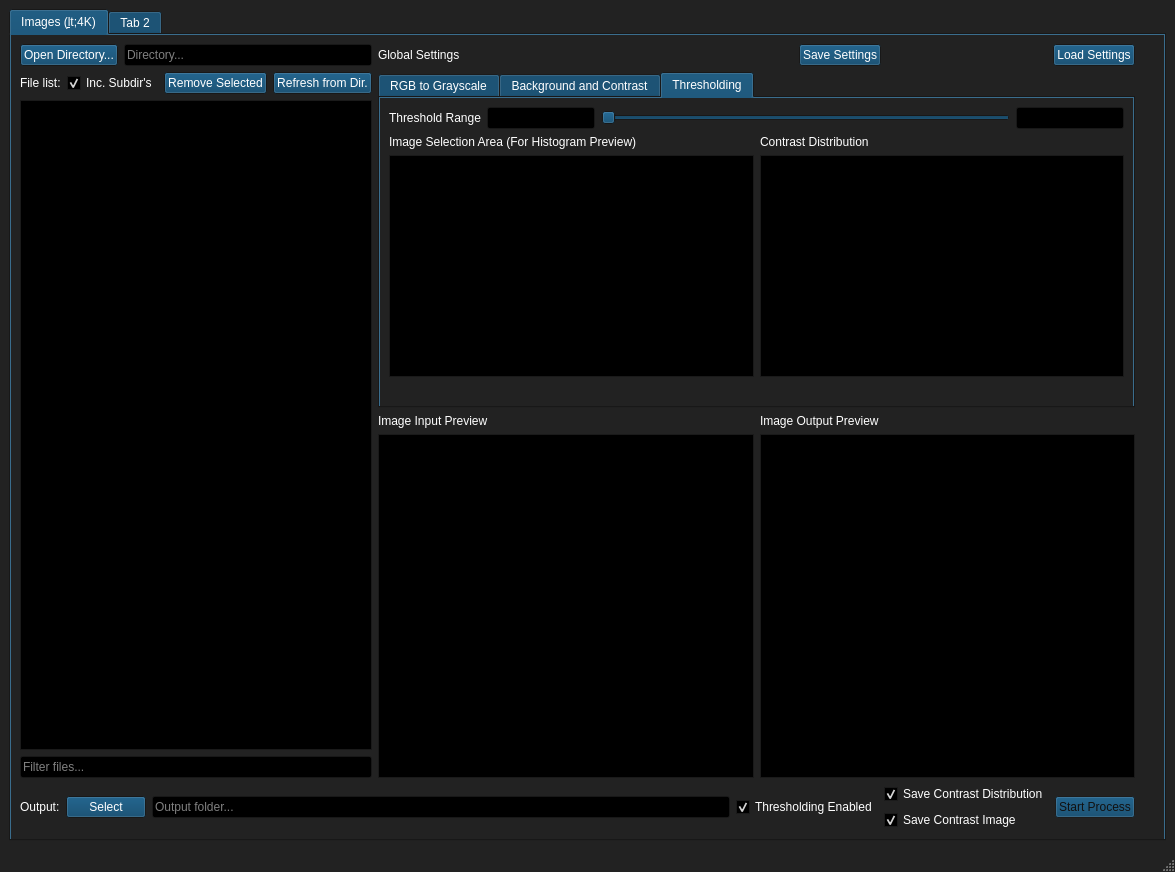
<?xml version="1.0" encoding="UTF-8"?>
<ui version="4.0">
 <class>MainWindow</class>
 <widget class="QMainWindow" name="MainWindow">
  <property name="geometry">
   <rect>
    <x>0</x>
    <y>0</y>
    <width>1175</width>
    <height>872</height>
   </rect>
  </property>
  <property name="palette">
   <palette>
    <active>
     <colorrole role="WindowText">
      <brush brushstyle="SolidPattern">
       <color alpha="255">
        <red>255</red>
        <green>255</green>
        <blue>255</blue>
       </color>
      </brush>
     </colorrole>
     <colorrole role="Button">
      <brush brushstyle="SolidPattern">
       <color alpha="255">
        <red>0</red>
        <green>61</green>
        <blue>99</blue>
       </color>
      </brush>
     </colorrole>
     <colorrole role="Light">
      <brush brushstyle="SolidPattern">
       <color alpha="255">
        <red>51</red>
        <green>51</green>
        <blue>51</blue>
       </color>
      </brush>
     </colorrole>
     <colorrole role="Midlight">
      <brush brushstyle="SolidPattern">
       <color alpha="255">
        <red>42</red>
        <green>42</green>
        <blue>42</blue>
       </color>
      </brush>
     </colorrole>
     <colorrole role="Dark">
      <brush brushstyle="SolidPattern">
       <color alpha="255">
        <red>17</red>
        <green>17</green>
        <blue>17</blue>
       </color>
      </brush>
     </colorrole>
     <colorrole role="Mid">
      <brush brushstyle="SolidPattern">
       <color alpha="255">
        <red>22</red>
        <green>22</green>
        <blue>22</blue>
       </color>
      </brush>
     </colorrole>
     <colorrole role="Text">
      <brush brushstyle="SolidPattern">
       <color alpha="255">
        <red>255</red>
        <green>255</green>
        <blue>255</blue>
       </color>
      </brush>
     </colorrole>
     <colorrole role="BrightText">
      <brush brushstyle="SolidPattern">
       <color alpha="255">
        <red>255</red>
        <green>255</green>
        <blue>255</blue>
       </color>
      </brush>
     </colorrole>
     <colorrole role="ButtonText">
      <brush brushstyle="SolidPattern">
       <color alpha="255">
        <red>255</red>
        <green>255</green>
        <blue>255</blue>
       </color>
      </brush>
     </colorrole>
     <colorrole role="Base">
      <brush brushstyle="SolidPattern">
       <color alpha="255">
        <red>0</red>
        <green>0</green>
        <blue>0</blue>
       </color>
      </brush>
     </colorrole>
     <colorrole role="Window">
      <brush brushstyle="SolidPattern">
       <color alpha="255">
        <red>34</red>
        <green>34</green>
        <blue>34</blue>
       </color>
      </brush>
     </colorrole>
     <colorrole role="Shadow">
      <brush brushstyle="SolidPattern">
       <color alpha="255">
        <red>0</red>
        <green>0</green>
        <blue>0</blue>
       </color>
      </brush>
     </colorrole>
     <colorrole role="AlternateBase">
      <brush brushstyle="SolidPattern">
       <color alpha="255">
        <red>17</red>
        <green>17</green>
        <blue>17</blue>
       </color>
      </brush>
     </colorrole>
     <colorrole role="ToolTipBase">
      <brush brushstyle="SolidPattern">
       <color alpha="255">
        <red>255</red>
        <green>255</green>
        <blue>220</blue>
       </color>
      </brush>
     </colorrole>
     <colorrole role="ToolTipText">
      <brush brushstyle="SolidPattern">
       <color alpha="255">
        <red>0</red>
        <green>0</green>
        <blue>0</blue>
       </color>
      </brush>
     </colorrole>
    </active>
    <inactive>
     <colorrole role="WindowText">
      <brush brushstyle="SolidPattern">
       <color alpha="255">
        <red>255</red>
        <green>255</green>
        <blue>255</blue>
       </color>
      </brush>
     </colorrole>
     <colorrole role="Button">
      <brush brushstyle="SolidPattern">
       <color alpha="255">
        <red>0</red>
        <green>61</green>
        <blue>99</blue>
       </color>
      </brush>
     </colorrole>
     <colorrole role="Light">
      <brush brushstyle="SolidPattern">
       <color alpha="255">
        <red>51</red>
        <green>51</green>
        <blue>51</blue>
       </color>
      </brush>
     </colorrole>
     <colorrole role="Midlight">
      <brush brushstyle="SolidPattern">
       <color alpha="255">
        <red>42</red>
        <green>42</green>
        <blue>42</blue>
       </color>
      </brush>
     </colorrole>
     <colorrole role="Dark">
      <brush brushstyle="SolidPattern">
       <color alpha="255">
        <red>17</red>
        <green>17</green>
        <blue>17</blue>
       </color>
      </brush>
     </colorrole>
     <colorrole role="Mid">
      <brush brushstyle="SolidPattern">
       <color alpha="255">
        <red>22</red>
        <green>22</green>
        <blue>22</blue>
       </color>
      </brush>
     </colorrole>
     <colorrole role="Text">
      <brush brushstyle="SolidPattern">
       <color alpha="255">
        <red>255</red>
        <green>255</green>
        <blue>255</blue>
       </color>
      </brush>
     </colorrole>
     <colorrole role="BrightText">
      <brush brushstyle="SolidPattern">
       <color alpha="255">
        <red>255</red>
        <green>255</green>
        <blue>255</blue>
       </color>
      </brush>
     </colorrole>
     <colorrole role="ButtonText">
      <brush brushstyle="SolidPattern">
       <color alpha="255">
        <red>255</red>
        <green>255</green>
        <blue>255</blue>
       </color>
      </brush>
     </colorrole>
     <colorrole role="Base">
      <brush brushstyle="SolidPattern">
       <color alpha="255">
        <red>0</red>
        <green>0</green>
        <blue>0</blue>
       </color>
      </brush>
     </colorrole>
     <colorrole role="Window">
      <brush brushstyle="SolidPattern">
       <color alpha="255">
        <red>34</red>
        <green>34</green>
        <blue>34</blue>
       </color>
      </brush>
     </colorrole>
     <colorrole role="Shadow">
      <brush brushstyle="SolidPattern">
       <color alpha="255">
        <red>0</red>
        <green>0</green>
        <blue>0</blue>
       </color>
      </brush>
     </colorrole>
     <colorrole role="AlternateBase">
      <brush brushstyle="SolidPattern">
       <color alpha="255">
        <red>17</red>
        <green>17</green>
        <blue>17</blue>
       </color>
      </brush>
     </colorrole>
     <colorrole role="ToolTipBase">
      <brush brushstyle="SolidPattern">
       <color alpha="255">
        <red>255</red>
        <green>255</green>
        <blue>220</blue>
       </color>
      </brush>
     </colorrole>
     <colorrole role="ToolTipText">
      <brush brushstyle="SolidPattern">
       <color alpha="255">
        <red>0</red>
        <green>0</green>
        <blue>0</blue>
       </color>
      </brush>
     </colorrole>
    </inactive>
    <disabled>
     <colorrole role="WindowText">
      <brush brushstyle="SolidPattern">
       <color alpha="255">
        <red>17</red>
        <green>17</green>
        <blue>17</blue>
       </color>
      </brush>
     </colorrole>
     <colorrole role="Button">
      <brush brushstyle="SolidPattern">
       <color alpha="255">
        <red>0</red>
        <green>61</green>
        <blue>99</blue>
       </color>
      </brush>
     </colorrole>
     <colorrole role="Light">
      <brush brushstyle="SolidPattern">
       <color alpha="255">
        <red>51</red>
        <green>51</green>
        <blue>51</blue>
       </color>
      </brush>
     </colorrole>
     <colorrole role="Midlight">
      <brush brushstyle="SolidPattern">
       <color alpha="255">
        <red>42</red>
        <green>42</green>
        <blue>42</blue>
       </color>
      </brush>
     </colorrole>
     <colorrole role="Dark">
      <brush brushstyle="SolidPattern">
       <color alpha="255">
        <red>17</red>
        <green>17</green>
        <blue>17</blue>
       </color>
      </brush>
     </colorrole>
     <colorrole role="Mid">
      <brush brushstyle="SolidPattern">
       <color alpha="255">
        <red>22</red>
        <green>22</green>
        <blue>22</blue>
       </color>
      </brush>
     </colorrole>
     <colorrole role="Text">
      <brush brushstyle="SolidPattern">
       <color alpha="255">
        <red>17</red>
        <green>17</green>
        <blue>17</blue>
       </color>
      </brush>
     </colorrole>
     <colorrole role="BrightText">
      <brush brushstyle="SolidPattern">
       <color alpha="255">
        <red>255</red>
        <green>255</green>
        <blue>255</blue>
       </color>
      </brush>
     </colorrole>
     <colorrole role="ButtonText">
      <brush brushstyle="SolidPattern">
       <color alpha="255">
        <red>17</red>
        <green>17</green>
        <blue>17</blue>
       </color>
      </brush>
     </colorrole>
     <colorrole role="Base">
      <brush brushstyle="SolidPattern">
       <color alpha="255">
        <red>34</red>
        <green>34</green>
        <blue>34</blue>
       </color>
      </brush>
     </colorrole>
     <colorrole role="Window">
      <brush brushstyle="SolidPattern">
       <color alpha="255">
        <red>34</red>
        <green>34</green>
        <blue>34</blue>
       </color>
      </brush>
     </colorrole>
     <colorrole role="Shadow">
      <brush brushstyle="SolidPattern">
       <color alpha="255">
        <red>0</red>
        <green>0</green>
        <blue>0</blue>
       </color>
      </brush>
     </colorrole>
     <colorrole role="AlternateBase">
      <brush brushstyle="SolidPattern">
       <color alpha="255">
        <red>34</red>
        <green>34</green>
        <blue>34</blue>
       </color>
      </brush>
     </colorrole>
     <colorrole role="ToolTipBase">
      <brush brushstyle="SolidPattern">
       <color alpha="255">
        <red>255</red>
        <green>255</green>
        <blue>220</blue>
       </color>
      </brush>
     </colorrole>
     <colorrole role="ToolTipText">
      <brush brushstyle="SolidPattern">
       <color alpha="255">
        <red>0</red>
        <green>0</green>
        <blue>0</blue>
       </color>
      </brush>
     </colorrole>
    </disabled>
   </palette>
  </property>
  <property name="windowTitle">
   <string>MainWindow</string>
  </property>
  <widget class="QWidget" name="centralwidget">
   <layout class="QVBoxLayout" name="verticalLayout_3">
    <item>
     <widget class="QTabWidget" name="tabWidget">
      <property name="autoFillBackground">
       <bool>true</bool>
      </property>
      <property name="currentIndex">
       <number>0</number>
      </property>
      <widget class="QWidget" name="Image4K_Tab">
       <property name="autoFillBackground">
        <bool>true</bool>
       </property>
       <attribute name="title">
        <string>Images (&lt;4K)</string>
       </attribute>
       <layout class="QHBoxLayout" name="horizontalLayout">
        <item>
         <layout class="QVBoxLayout" name="verticalLayout_14" stretch="0,0">
          <item>
           <layout class="QHBoxLayout" name="processing_hlayout" stretch="3,9">
            <property name="sizeConstraint">
             <enum>QLayout::SetDefaultConstraint</enum>
            </property>
            <item>
             <layout class="QVBoxLayout" name="verticalLayout" stretch="0">
              <property name="spacing">
               <number>6</number>
              </property>
              <property name="sizeConstraint">
               <enum>QLayout::SetDefaultConstraint</enum>
              </property>
              <item>
               <layout class="QVBoxLayout" name="verticalLayout_2">
                <item>
                 <layout class="QHBoxLayout" name="input_dir_hlayout">
                  <item>
                   <widget class="QPushButton" name="input_dir_select_btn">
                    <property name="text">
                     <string>Open Directory...</string>
                    </property>
                   </widget>
                  </item>
                  <item>
                   <widget class="QLineEdit" name="input_dir_display">
                    <property name="readOnly">
                     <bool>true</bool>
                    </property>
                    <property name="placeholderText">
                     <string>Directory...</string>
                    </property>
                   </widget>
                  </item>
                 </layout>
                </item>
                <item>
                 <layout class="QHBoxLayout" name="file_management_hlayout">
                  <item>
                   <widget class="QLabel" name="file_list_label">
                    <property name="text">
                     <string>File list:</string>
                    </property>
                   </widget>
                  </item>
                  <item>
                   <layout class="QHBoxLayout" name="file_manage_btns_hlayout">
                    <item>
                     <widget class="QCheckBox" name="walk_subdirs">
                      <property name="text">
                       <string>Inc. Subdir's</string>
                      </property>
                      <property name="checked">
                       <bool>true</bool>
                      </property>
                     </widget>
                    </item>
                    <item>
                     <widget class="QPushButton" name="remove_files_btn">
                      <property name="text">
                       <string>Remove Selected</string>
                      </property>
                     </widget>
                    </item>
                    <item>
                     <widget class="QPushButton" name="refresh_files_btn">
                      <property name="text">
                       <string>Refresh from Dir.</string>
                      </property>
                     </widget>
                    </item>
                   </layout>
                  </item>
                 </layout>
                </item>
                <item>
                 <widget class="QTableView" name="file_tableView"/>
                </item>
                <item>
                 <widget class="QLineEdit" name="file_filter_text">
                  <property name="text">
                   <string/>
                  </property>
                  <property name="placeholderText">
                   <string>Filter files...</string>
                  </property>
                 </widget>
                </item>
               </layout>
              </item>
             </layout>
            </item>
            <item>
             <layout class="QVBoxLayout" name="image_vlayout" stretch="0,0">
              <property name="spacing">
               <number>6</number>
              </property>
              <item>
               <layout class="QVBoxLayout" name="image_settings_vlayout">
                <item>
                 <layout class="QHBoxLayout" name="img_settings_title_hlayout">
                  <item alignment="Qt::AlignLeft">
                   <widget class="QLabel" name="label_4">
                    <property name="text">
                     <string>Global Settings</string>
                    </property>
                   </widget>
                  </item>
                  <item alignment="Qt::AlignRight">
                   <widget class="QPushButton" name="img_settings_save_btn">
                    <property name="text">
                     <string>Save Settings</string>
                    </property>
                   </widget>
                  </item>
                  <item alignment="Qt::AlignRight">
                   <widget class="QPushButton" name="img_settings_load_btn">
                    <property name="text">
                     <string>Load Settings</string>
                    </property>
                   </widget>
                  </item>
                 </layout>
                </item>
                <item>
                 <widget class="QTabWidget" name="img_settings_tabWidget">
                  <property name="autoFillBackground">
                   <bool>true</bool>
                  </property>
                  <property name="currentIndex">
                   <number>2</number>
                  </property>
                  <widget class="QWidget" name="rgb_tab">
                   <property name="autoFillBackground">
                    <bool>true</bool>
                   </property>
                   <attribute name="title">
                    <string>RGB to Grayscale</string>
                   </attribute>
                   <layout class="QVBoxLayout" name="verticalLayout_6">
                    <item>
                     <layout class="QHBoxLayout" name="hlayout_2">
                      <item>
                       <layout class="QHBoxLayout" name="hlayout_3">
                        <item>
                         <layout class="QVBoxLayout" name="vlayout">
                          <item>
                           <widget class="QLabel" name="label_6">
                            <property name="text">
                             <string>Red</string>
                            </property>
                           </widget>
                          </item>
                          <item>
                           <widget class="QSlider" name="grayscale_slider_r">
                            <property name="maximum">
                             <number>255</number>
                            </property>
                            <property name="value">
                             <number>255</number>
                            </property>
                            <property name="sliderPosition">
                             <number>255</number>
                            </property>
                            <property name="orientation">
                             <enum>Qt::Vertical</enum>
                            </property>
                           </widget>
                          </item>
                         </layout>
                        </item>
                        <item>
                         <layout class="QVBoxLayout" name="verticalLayout_9">
                          <item>
                           <widget class="QLabel" name="label_8">
                            <property name="text">
                             <string>Green</string>
                            </property>
                           </widget>
                          </item>
                          <item>
                           <widget class="QSlider" name="grayscale_slider_g">
                            <property name="maximum">
                             <number>255</number>
                            </property>
                            <property name="value">
                             <number>255</number>
                            </property>
                            <property name="sliderPosition">
                             <number>255</number>
                            </property>
                            <property name="orientation">
                             <enum>Qt::Vertical</enum>
                            </property>
                           </widget>
                          </item>
                         </layout>
                        </item>
                        <item>
                         <layout class="QVBoxLayout" name="verticalLayout_8">
                          <item>
                           <widget class="QLabel" name="label_7">
                            <property name="text">
                             <string>Blue</string>
                            </property>
                           </widget>
                          </item>
                          <item>
                           <widget class="QSlider" name="grayscale_slider_b">
                            <property name="maximum">
                             <number>255</number>
                            </property>
                            <property name="value">
                             <number>255</number>
                            </property>
                            <property name="sliderPosition">
                             <number>255</number>
                            </property>
                            <property name="orientation">
                             <enum>Qt::Vertical</enum>
                            </property>
                           </widget>
                          </item>
                         </layout>
                        </item>
                       </layout>
                      </item>
                      <item>
                       <layout class="QVBoxLayout" name="grayscale_vlayout">
                        <item>
                         <widget class="QLabel" name="label_9">
                          <property name="text">
                           <string>Grayscale Image:</string>
                          </property>
                         </widget>
                        </item>
                        <item>
                         <widget class="QGraphicsView" name="grayscale_img_preview"/>
                        </item>
                       </layout>
                      </item>
                     </layout>
                    </item>
                   </layout>
                  </widget>
                  <widget class="QWidget" name="background_tab">
                   <property name="autoFillBackground">
                    <bool>true</bool>
                   </property>
                   <attribute name="title">
                    <string>Background and Contrast</string>
                   </attribute>
                   <layout class="QVBoxLayout" name="verticalLayout_7">
                    <item>
                     <layout class="QHBoxLayout" name="hlayout" stretch="1,3">
                      <item>
                       <layout class="QVBoxLayout" name="verticalLayout_15" stretch="4,1">
                        <item>
                         <widget class="QGroupBox" name="groupBox">
                          <property name="title">
                           <string>Select Background:</string>
                          </property>
                          <widget class="QWidget" name="layoutWidget">
                           <property name="geometry">
                            <rect>
                             <x>0</x>
                             <y>20</y>
                             <width>160</width>
                             <height>181</height>
                            </rect>
                           </property>
                           <layout class="QVBoxLayout" name="verticalLayout_4">
                            <item>
                             <widget class="QRadioButton" name="bkgnd_rb_mode">
                              <property name="text">
                               <string>Mode</string>
                              </property>
                              <property name="checked">
                               <bool>false</bool>
                              </property>
                             </widget>
                            </item>
                            <item>
                             <widget class="QRadioButton" name="bkgnd_rb_median">
                              <property name="text">
                               <string>Median</string>
                              </property>
                              <property name="checked">
                               <bool>true</bool>
                              </property>
                             </widget>
                            </item>
                            <item>
                             <widget class="QRadioButton" name="bkgnd_rb_mean">
                              <property name="text">
                               <string>Mean</string>
                              </property>
                             </widget>
                            </item>
                            <item>
                             <layout class="QVBoxLayout" name="verticalLayout_17">
                              <item>
                               <widget class="QRadioButton" name="bkgnd_rb_rgb">
                                <property name="text">
                                 <string>Custom RGB</string>
                                </property>
                               </widget>
                              </item>
                              <item>
                               <layout class="QVBoxLayout" name="verticalLayout_16">
                                <item>
                                 <layout class="QHBoxLayout" name="horizontalLayout_16">
                                  <item>
                                   <widget class="QLabel" name="label_14">
                                    <property name="text">
                                     <string>rgb</string>
                                    </property>
                                   </widget>
                                  </item>
                                  <item>
                                   <widget class="QLineEdit" name="rgb_value_display">
                                    <property name="readOnly">
                                     <bool>true</bool>
                                    </property>
                                   </widget>
                                  </item>
                                 </layout>
                                </item>
                                <item>
                                 <widget class="QPushButton" name="rgb_colour_pick_btn">
                                  <property name="text">
                                   <string>Colour Picker</string>
                                  </property>
                                 </widget>
                                </item>
                               </layout>
                              </item>
                             </layout>
                            </item>
                            <item>
                             <spacer name="verticalSpacer_2">
                              <property name="orientation">
                               <enum>Qt::Vertical</enum>
                              </property>
                              <property name="sizeHint" stdset="0">
                               <size>
                                <width>20</width>
                                <height>40</height>
                               </size>
                              </property>
                             </spacer>
                            </item>
                           </layout>
                          </widget>
                         </widget>
                        </item>
                        <item>
                         <layout class="QVBoxLayout" name="verticalLayout_19" stretch="1,1">
                          <item>
                           <widget class="QLabel" name="label">
                            <property name="text">
                             <string>Colourmap:</string>
                            </property>
                           </widget>
                          </item>
                          <item>
                           <widget class="QComboBox" name="colormap_combo_box"/>
                          </item>
                         </layout>
                        </item>
                       </layout>
                      </item>
                      <item>
                       <layout class="QVBoxLayout" name="verticalLayout_18">
                        <item>
                         <widget class="QLabel" name="label_15">
                          <property name="text">
                           <string>Contrast Image Preview</string>
                          </property>
                         </widget>
                        </item>
                        <item>
                         <widget class="QGraphicsView" name="contrast_img_preview"/>
                        </item>
                       </layout>
                      </item>
                     </layout>
                    </item>
                   </layout>
                  </widget>
                  <widget class="QWidget" name="threshold_tab">
                   <property name="autoFillBackground">
                    <bool>true</bool>
                   </property>
                   <attribute name="title">
                    <string>Thresholding</string>
                   </attribute>
                   <layout class="QVBoxLayout" name="verticalLayout_10">
                    <item>
                     <layout class="QVBoxLayout" name="verticalLayout_12">
                      <item>
                       <layout class="QHBoxLayout" name="horizontalLayout_12" stretch="0,0,1,0">
                        <item>
                         <widget class="QLabel" name="label_11">
                          <property name="text">
                           <string>Threshold Range</string>
                          </property>
                         </widget>
                        </item>
                        <item>
                         <widget class="QLineEdit" name="threshold_lower">
                          <property name="readOnly">
                           <bool>true</bool>
                          </property>
                         </widget>
                        </item>
                        <item>
                         <widget class="QSlider" name="threshold_range_widget">
                          <property name="orientation">
                           <enum>Qt::Horizontal</enum>
                          </property>
                         </widget>
                        </item>
                        <item>
                         <widget class="QLineEdit" name="threshold_upper">
                          <property name="readOnly">
                           <bool>true</bool>
                          </property>
                         </widget>
                        </item>
                       </layout>
                      </item>
                      <item>
                       <layout class="QHBoxLayout" name="horizontalLayout_3">
                        <item>
                         <layout class="QVBoxLayout" name="verticalLayout_13">
                          <item>
                           <widget class="QLabel" name="hist_input_label">
                            <property name="text">
                             <string>Image Selection Area (For Histogram Preview)</string>
                            </property>
                           </widget>
                          </item>
                          <item>
                           <widget class="QGraphicsView" name="hist_input_select_graphicsView"/>
                          </item>
                         </layout>
                        </item>
                        <item>
                         <layout class="QVBoxLayout" name="verticalLayout_5">
                          <item>
                           <widget class="QLabel" name="label_10">
                            <property name="text">
                             <string>Contrast Distribution</string>
                            </property>
                           </widget>
                          </item>
                          <item>
                           <widget class="QGraphicsView" name="threshold_img_preview"/>
                          </item>
                         </layout>
                        </item>
                       </layout>
                      </item>
                      <item>
                       <spacer name="horizontalSpacer_3">
                        <property name="orientation">
                         <enum>Qt::Horizontal</enum>
                        </property>
                        <property name="sizeHint" stdset="0">
                         <size>
                          <width>40</width>
                          <height>20</height>
                         </size>
                        </property>
                       </spacer>
                      </item>
                     </layout>
                    </item>
                   </layout>
                  </widget>
                 </widget>
                </item>
               </layout>
              </item>
              <item>
               <layout class="QHBoxLayout" name="image_previews">
                <item>
                 <layout class="QVBoxLayout" name="input_img_vlayout">
                  <item>
                   <widget class="QLabel" name="label_2">
                    <property name="text">
                     <string>Image Input Preview</string>
                    </property>
                   </widget>
                  </item>
                  <item>
                   <widget class="QGraphicsView" name="input_img_preview"/>
                  </item>
                 </layout>
                </item>
                <item>
                 <layout class="QVBoxLayout" name="output_img_vlayout">
                  <item>
                   <widget class="QLabel" name="label_3">
                    <property name="text">
                     <string>Image Output Preview</string>
                    </property>
                   </widget>
                  </item>
                  <item>
                   <widget class="QGraphicsView" name="output_img_preview"/>
                  </item>
                 </layout>
                </item>
               </layout>
              </item>
             </layout>
            </item>
           </layout>
          </item>
          <item>
           <layout class="QHBoxLayout" name="output_hlayout">
            <item>
             <widget class="QLabel" name="output_label">
              <property name="text">
               <string>Output:</string>
              </property>
             </widget>
            </item>
            <item>
             <layout class="QHBoxLayout" name="output_folder_hlayout">
              <item>
               <widget class="QPushButton" name="output_folder_select_btn">
                <property name="text">
                 <string>Select</string>
                </property>
               </widget>
              </item>
              <item>
               <widget class="QLineEdit" name="output_folder_display">
                <property name="readOnly">
                 <bool>true</bool>
                </property>
                <property name="placeholderText">
                 <string>Output folder...</string>
                </property>
               </widget>
              </item>
             </layout>
            </item>
            <item>
             <layout class="QHBoxLayout" name="threshold_options_vlayout">
              <item>
               <widget class="QCheckBox" name="threshold_enable">
                <property name="text">
                 <string>Thresholding Enabled</string>
                </property>
                <property name="checked">
                 <bool>true</bool>
                </property>
               </widget>
              </item>
              <item>
               <layout class="QVBoxLayout" name="threshold_ifenabled_options">
                <item>
                 <widget class="QCheckBox" name="save_distribution_img">
                  <property name="text">
                   <string>Save Contrast Distribution</string>
                  </property>
                  <property name="checked">
                   <bool>true</bool>
                  </property>
                 </widget>
                </item>
                <item>
                 <widget class="QCheckBox" name="save_contrast_img">
                  <property name="text">
                   <string>Save Contrast Image</string>
                  </property>
                  <property name="checked">
                   <bool>true</bool>
                  </property>
                 </widget>
                </item>
               </layout>
              </item>
             </layout>
            </item>
            <item>
             <widget class="QPushButton" name="start_process">
              <property name="enabled">
               <bool>false</bool>
              </property>
              <property name="text">
               <string>Start Process</string>
              </property>
             </widget>
            </item>
           </layout>
          </item>
         </layout>
        </item>
        <item>
         <spacer name="verticalSpacer">
          <property name="orientation">
           <enum>Qt::Vertical</enum>
          </property>
          <property name="sizeHint" stdset="0">
           <size>
            <width>20</width>
            <height>762</height>
           </size>
          </property>
         </spacer>
        </item>
       </layout>
      </widget>
      <widget class="QWidget" name="tab_2">
       <property name="autoFillBackground">
        <bool>true</bool>
       </property>
       <attribute name="title">
        <string>Tab 2</string>
       </attribute>
      </widget>
     </widget>
    </item>
   </layout>
  </widget>
  <widget class="QMenuBar" name="menubar">
   <property name="geometry">
    <rect>
     <x>0</x>
     <y>0</y>
     <width>1175</width>
     <height>20</height>
    </rect>
   </property>
  </widget>
  <widget class="QStatusBar" name="statusbar"/>
 </widget>
 <resources/>
 <connections/>
</ui>
